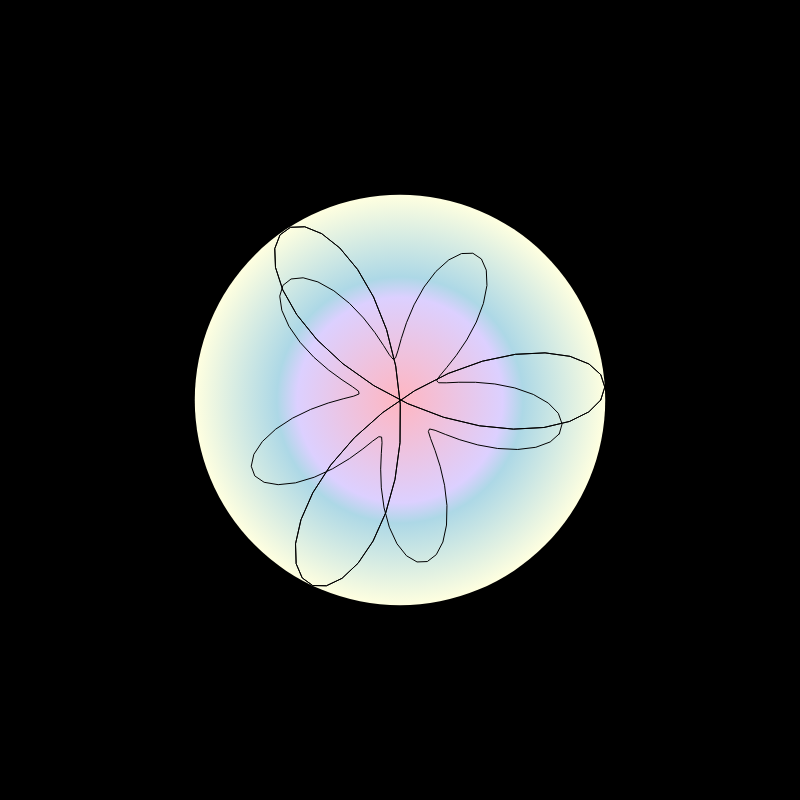
Frame 1 (no input)
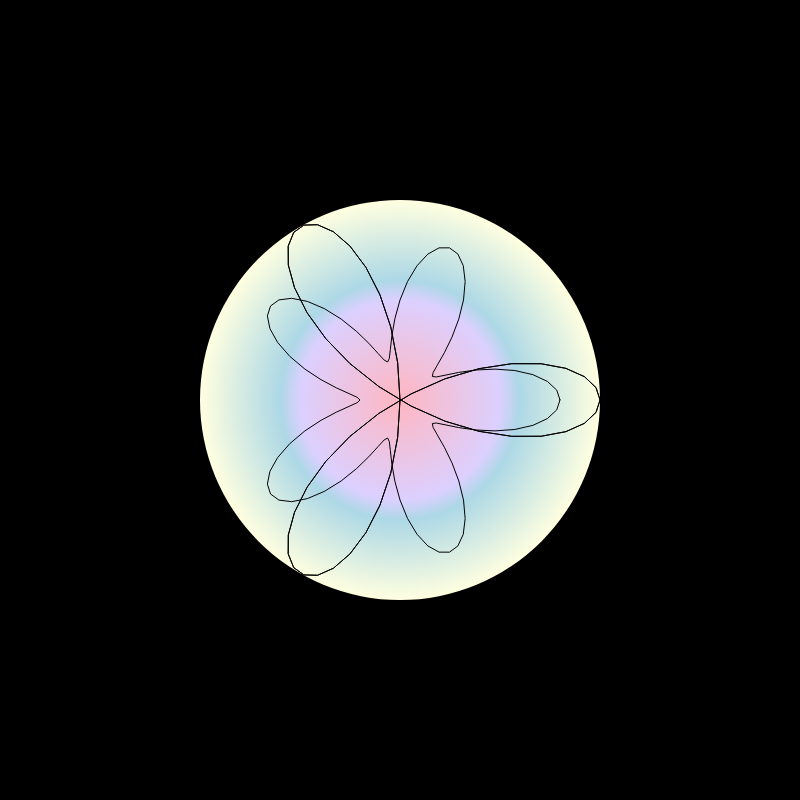
Frame 60 (no input)
Frame 120 (the mouse pressed at the canvas centre since frame 60): identical to frame 60, image omitted

The p5.js sketch that drew these frames (run headless with seeded random() and noise() and a simulated clock; from frame 60 on, the mouse is pressed at the canvas centre):

// p5.js sketch
// ── sketch.js
let radius = 200;
function setup() {
  createCanvas(800, 800);
  frameRate(30);
  noStroke();
}
function draw() {
  background(0);
  let currentTime = millis() / 1000;
  // slowed down the circle oscillation by dividing time by 4
  let oscillation = sin((currentTime/4) * TAU);
  let dynamicRadius = radius + oscillation * radius / 2;

  // create and apply gradient
  let gradient = drawingContext.createRadialGradient(
    width / 2, height / 2, 0,
    width / 2, height / 2, dynamicRadius
  );

  let pink = color(255, 182, 193);
  let blue = color(173, 216, 230);
  let yellow = color(255, 255, 224);
  let lavender = color(220, 208, 255);

  gradient.addColorStop(0, pink.toString());
  gradient.addColorStop(0.6, blue.toString());
  gradient.addColorStop(1, yellow.toString());
  gradient.addColorStop(0.5, lavender.toString());

  drawingContext.fillStyle = gradient;
  ellipse(width / 2, height / 2, dynamicRadius * 2, dynamicRadius * 2);

  // add mathematical art pattern
  push();
  translate(width / 2, height / 2);
  stroke(0);
  noFill();

  beginShape();
  for (let angle = 0; angle < TAU; angle += TAU/100) {
    // parametric equations for a complex geometric pattern
    let r = dynamicRadius * cos(angle * 3 + currentTime * TAU);
    let x = r * cos(angle);
    let y = r * sin(angle);
    vertex(x, y);
  }
  endShape(CLOSE);

  // add rotating spiral pattern
  beginShape();
  for (let angle = 0; angle < TAU; angle += TAU/100) {
    let spiralRadius = dynamicRadius * (0.5 + 0.3 * cos(angle * 5 + currentTime * TAU));
    let x = spiralRadius * cos(angle + currentTime * TAU);
    let y = spiralRadius * sin(angle + currentTime * TAU);
    vertex(x, y);
  }
  endShape(CLOSE);
  pop();
}
